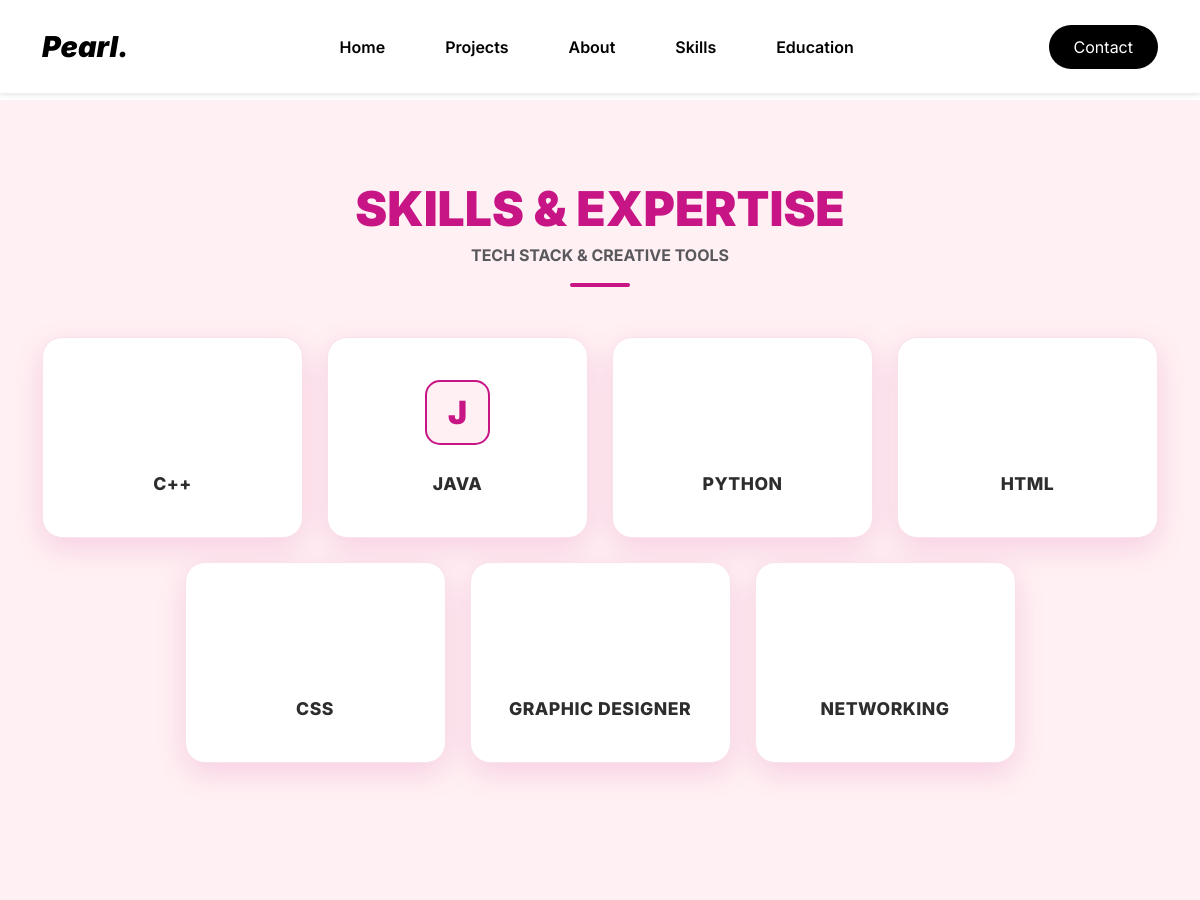
Screenshot of /skills/ with the database file from the repository.
### portfolio/models.py (models this page shows, shortened)
class Skill(models.Model):
    name = models.CharField(max_length=100)
    icon_class = models.CharField(
        max_length=100,
        default="fas fa-code",
        help_text="Enter FontAwesome class (e.g., 'fab fa-python', 'fas fa-database')"
    )

### portfolio/views.py (the view)
# urls.py: path('skills/', views.skills, name='skills'), # Note the Capital 'S' to match your base.html
def skills(request):
    skills = Skill.objects.all()
    return render(request, 'portfolio/skills.html', {'skills': skills})

### portfolio/templates/portfolio/skills.html (shortened to what this page needs)
{% extends 'portfolio/base.html' %}
{% block content %}
<link rel="stylesheet" href="https://cdn.jsdelivr.net/gh/devicons/devicon@latest/devicon.min.css">
<div class="skills-page-wrapper">
    <div class="container">
        <header class="section-header">
            <h1>Skills & Expertise</h1>
            <p class="text-muted fw-bold text-uppercase">Tech Stack & Creative Tools</p>
            <div class="accent-line"></div>
        </header>
        <div class="row g-4 justify-content-center">
            {% for skill in skills %}
            <div class="col-6 col-md-4 col-lg-3">
                <div class="skill-card">
                    <div class="icon-container">
                         {% if "C++" in skill.name|upper or "CPP" in skill.name|upper %}
                            <i class="devicon-cplusplus-plain colored"></i>
                         {% elif "PYTHON" in skill.name|upper %}
                            <i class="devicon-python-plain colored"></i>
                         {% elif "DJANGO" in skill.name|upper %}
                            <i class="devicon-django-plain-wordmark colored"></i>
                         {% elif "JAVASCRIPT" in skill.name|upper or "JS" in skill.name|upper %}
                            <i class="devicon-javascript-plain colored"></i>
                         {% elif "HTML" in skill.name|upper %}
                            <i class="devicon-html5-plain colored"></i>
                         {% elif "CSS" in skill.name|upper %}
                            <i class="devicon-css3-plain colored"></i>
                         {% elif "PHP" in skill.name|upper %}
                            <i class="devicon-php-plain colored"></i>
                         {% elif "SQL" in skill.name|upper or "DATABASE" in skill.name|upper %}
                            <i class="devicon-mysql-plain colored"></i>
                         {% elif "NETWORKING" in skill.name|upper %}
                            <i class="devicon-network-plain colored"></i>
                         {% elif "DESIGN" in skill.name|upper or "GRAPHIC" in skill.name|upper %}
                            <i class="devicon-canva-original colored"></i>
                         {% else %}
                            <div class="initial-box">
                                {{ skill.name|first|upper }}
                            </div>
                         {% endif %}
                    </div>
                    <h5 class="skill-name">{{ skill.name }}</h5>
                </div>
            </div>
            {% empty %}
            <div class="col-12 text-center mt-5">
                <p class="text-muted">No skills found. Add them in the Admin!</p>
            </div>
            {% endfor %}
        </div>
    </div>
</div>
{% endblock %}

### portfolio/templates/portfolio/base.html (style rules this page uses)
body { font-family: 'Inter', sans-serif; background-color: #fff; margin: 0; overflow-x: hidden; }

### portfolio/templates/portfolio/skills.html (style rules this page uses)
:root { --primary-bg: #fff0f3; --accent-pink: #c71585; --baby-pink: #fce4ec; --white: #ffffff; --text-dark: #2d2d2d; --shadow: 0 10px 30px rgba(199, 21, 133, 0.15); }
.skills-page-wrapper { background-color: var(--primary-bg); min-height: 100vh; padding: 80px 20px; }
.section-header { text-align: center; margin-bottom: 50px; }
.section-header h1 { font-size: 3rem; font-weight: 900; color: var(--accent-pink); text-transform: uppercase; margin-bottom: 5px; }
.accent-line { width: 60px; height: 4px; background: var(--accent-pink); margin: 15px auto; border-radius: 2px; }
.skill-card { background: var(--white); border-radius: 20px; transition: all 0.3s cubic-bezier(0.25, 0.8, 0.25, 1); border: 1px solid #f9e1ed; box-shadow: var(--shadow); height: 100%; display: flex; flex-direction: column; align-items: center; padding: 35px 20px; }
.icon-container { font-size: 4rem; margin-bottom: 20px; display: flex; align-items: center; justify-content: center; min-height: 80px; }
.skill-name { font-weight: 800; color: var(--text-dark); font-size: 1.1rem; letter-spacing: 0.5px; }
.initial-box { width: 65px; height: 65px; background: var(--primary-bg); color: var(--accent-pink); border-radius: 15px; display: flex; align-items: center; justify-content: center; font-size: 2rem; font-weight: 900; border: 2px solid var(--accent-pink); }

### rows the page displays
Skill: name "C++"
Skill: name|first "J", name "JAVA"
Skill: name "PYTHON"
Skill: name "HTML"
Skill: name "CSS"
Skill: name "GRAPHIC DESIGNER"
Skill: name "NETWORKING"
